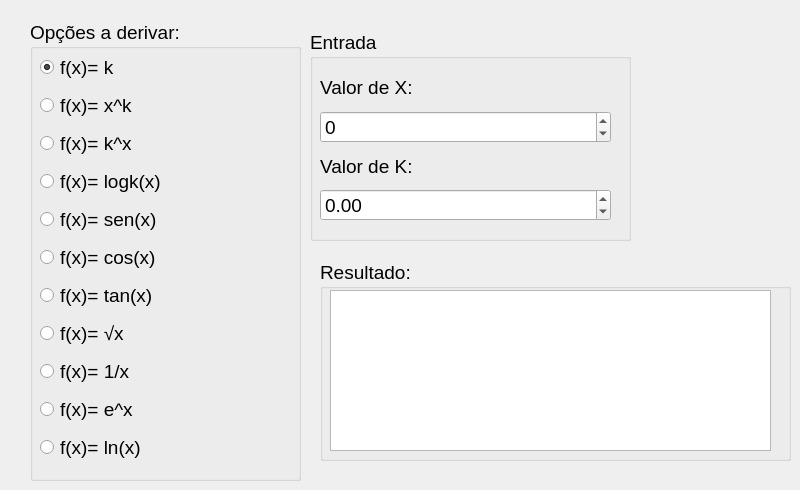
   <widget class="QWidget" name="tabDerivada">
    <attribute name="title">
     <string>Derivada</string>
    </attribute>
    <widget class="QGroupBox" name="groupBox_10">
     <property name="geometry">
      <rect>
       <x>320</x>
       <y>260</y>
       <width>471</width>
       <height>201</height>
      </rect>
     </property>
     <property name="font">
      <font>
       <pointsize>14</pointsize>
      </font>
     </property>
     <property name="title">
      <string>Resultado:</string>
     </property>
     <widget class="QTextBrowser" name="ResultadoDerivada">
      <property name="geometry">
       <rect>
        <x>10</x>
        <y>30</y>
        <width>441</width>
        <height>161</height>
       </rect>
      </property>
     </widget>
    </widget>
    <widget class="QGroupBox" name="groupBox_11">
     <property name="geometry">
      <rect>
       <x>30</x>
       <y>20</y>
       <width>271</width>
       <height>461</height>
      </rect>
     </property>
     <property name="font">
      <font>
       <pointsize>14</pointsize>
      </font>
     </property>
     <property name="title">
      <string>Opções a derivar:</string>
     </property>
     <widget class="QWidget" name="verticalLayoutWidget_16">
      <property name="geometry">
       <rect>
        <x>10</x>
        <y>30</y>
        <width>241</width>
        <height>424</height>
       </rect>
      </property>
      <layout class="QVBoxLayout" name="verticalLayout_16">
       <item>
        <widget class="QRadioButton" name="RBDerivada1">
         <property name="text">
          <string>f(x)= k</string>
         </property>
         <property name="checked">
          <bool>true</bool>
         </property>
        </widget>
       </item>
       <item>
        <widget class="QRadioButton" name="RBDerivada2">
         <property name="text">
          <string>f(x)= x^k</string>
         </property>
        </widget>
       </item>
       <item>
        <widget class="QRadioButton" name="RBDerivada3">
         <property name="text">
          <string>f(x)= k^x</string>
         </property>
        </widget>
       </item>
       <item>
        <widget class="QRadioButton" name="RBDerivada4">
         <property name="text">
          <string>f(x)= logk(x)</string>
         </property>
        </widget>
       </item>
       <item>
        <widget class="QRadioButton" name="RBDerivada5">
         <property name="text">
          <string>f(x)= sen(x)</string>
         </property>
        </widget>
       </item>
       <item>
        <widget class="QRadioButton" name="RBDerivada6">
         <property name="text">
          <string>f(x)= cos(x)</string>
         </property>
        </widget>
       </item>
       <item>
        <widget class="QRadioButton" name="RBDerivada7">
         <property name="text">
          <string>f(x)= tan(x)</string>
         </property>
        </widget>
       </item>
       <item>
        <widget class="QRadioButton" name="RBDerivada8">
         <property name="text">
          <string>f(x)= √x</string>
         </property>
        </widget>
       </item>
       <item>
        <widget class="QRadioButton" name="RBDerivada9">
         <property name="text">
          <string>f(x)= 1/x</string>
         </property>
        </widget>
       </item>
       <item>
        <widget class="QRadioButton" name="RBDerivada10">
         <property name="text">
          <string>f(x)= e^x</string>
         </property>
        </widget>
       </item>
       <item>
        <widget class="QRadioButton" name="RBDerivada11">
         <property name="text">
          <string>f(x)= ln(x)</string>
         </property>
        </widget>
       </item>
      </layout>
     </widget>
    </widget>
    <widget class="QGroupBox" name="groupBox_12">
     <property name="geometry">
      <rect>
       <x>310</x>
       <y>30</y>
       <width>321</width>
       <height>211</height>
      </rect>
     </property>
     <property name="font">
      <font>
       <pointsize>14</pointsize>
      </font>
     </property>
     <property name="title">
      <string>Entrada</string>
     </property>
     <widget class="QWidget" name="verticalLayoutWidget_17">
      <property name="geometry">
       <rect>
        <x>10</x>
        <y>40</y>
        <width>291</width>
        <height>151</height>
       </rect>
      </property>
      <layout class="QVBoxLayout" name="verticalLayout_17">
       <item>
        <widget class="QLabel" name="label_16">
         <property name="text">
          <string>Valor de X:</string>
         </property>
        </widget>
       </item>
       <item>
        <widget class="QSpinBox" name="XDerivada">
         <property name="minimum">
          <number>-99999999</number>
         </property>
         <property name="maximum">
          <number>99999999</number>
         </property>
        </widget>
       </item>
       <item>
        <widget class="QLabel" name="label_17">
         <property name="text">
          <string>Valor de K:</string>
         </property>
        </widget>
       </item>
       <item>
        <widget class="QDoubleSpinBox" name="KDerivada">
         <property name="minimum">
          <double>-99999999.000000000000000</double>
         </property>
         <property name="maximum">
          <double>99999999.989999994635582</double>
         </property>
        </widget>
       </item>
      </layout>
     </widget>
    </widget>
   </widget>
